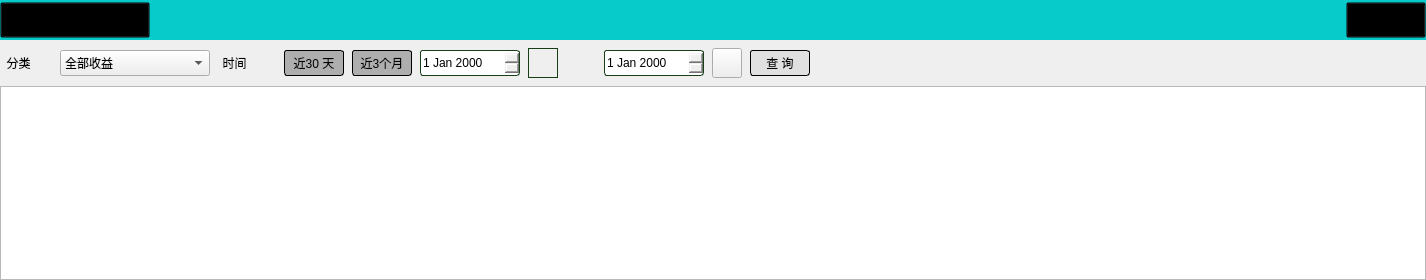
              <widget class="QWidget" name="widget_gainDetail" native="true">
               <property name="minimumSize">
                <size>
                 <width>0</width>
                 <height>280</height>
                </size>
               </property>
               <layout class="QVBoxLayout" name="verticalLayout_41">
                <property name="spacing">
                 <number>0</number>
                </property>
                <property name="leftMargin">
                 <number>0</number>
                </property>
                <property name="topMargin">
                 <number>0</number>
                </property>
                <property name="rightMargin">
                 <number>0</number>
                </property>
                <property name="bottomMargin">
                 <number>0</number>
                </property>
                <item>
                 <layout class="QVBoxLayout" name="verticalLayout_36">
                  <item>
                   <widget class="QWidget" name="widget_18" native="true">
                    <property name="minimumSize">
                     <size>
                      <width>0</width>
                      <height>40</height>
                     </size>
                    </property>
                    <property name="maximumSize">
                     <size>
                      <width>16777215</width>
                      <height>40</height>
                     </size>
                    </property>
                    <property name="styleSheet">
                     <string notr="true">#widget_18
{
background-color: rgb(7, 202, 202);
}</string>
                    </property>
                    <layout class="QHBoxLayout" name="horizontalLayout_25">
                     <property name="spacing">
                      <number>0</number>
                     </property>
                     <property name="leftMargin">
                      <number>0</number>
                     </property>
                     <property name="topMargin">
                      <number>0</number>
                     </property>
                     <property name="rightMargin">
                      <number>0</number>
                     </property>
                     <property name="bottomMargin">
                      <number>0</number>
                     </property>
                     <item>
                      <widget class="QPushButton" name="pushButton_gdetailtitle">
                       <property name="minimumSize">
                        <size>
                         <width>150</width>
                         <height>36</height>
                        </size>
                       </property>
                       <property name="maximumSize">
                        <size>
                         <width>16777215</width>
                         <height>36</height>
                        </size>
                       </property>
                       <property name="styleSheet">
                        <string notr="true">QPushButton
{
text-align: left;
padding-left: 6px;
font: 800 16px &quot;微软雅黑&quot;;
background-color: transparent;
}</string>
                       </property>
                       <property name="text">
                        <string>  提现明细</string>
                       </property>
                      </widget>
                     </item>
                     <item>
                      <spacer name="horizontalSpacer_22">
                       <property name="orientation">
                        <enum>Qt::Horizontal</enum>
                       </property>
                       <property name="sizeHint" stdset="0">
                        <size>
                         <width>998</width>
                         <height>20</height>
                        </size>
                       </property>
                      </spacer>
                     </item>
                     <item>
                      <widget class="QPushButton" name="pushButton_59">
                       <property name="minimumSize">
                        <size>
                         <width>80</width>
                         <height>36</height>
                        </size>
                       </property>
                       <property name="maximumSize">
                        <size>
                         <width>80</width>
                         <height>36</height>
                        </size>
                       </property>
                       <property name="styleSheet">
                        <string notr="true">QPushButton
{
text-align: left;
padding-left: 6px;
font: 400 12px &quot;微软雅黑&quot;;
background-color: transparent;
}
QPushButton:hover
{
color: #ff4536;
}</string>
                       </property>
                       <property name="text">
                        <string/>
                       </property>
                      </widget>
                     </item>
                    </layout>
                   </widget>
                  </item>
                  <item>
                   <layout class="QVBoxLayout" name="verticalLayout_35">
                    <item>
                     <widget class="QWidget" name="widget_19" native="true">
                      <property name="minimumSize">
                       <size>
                        <width>0</width>
                        <height>46</height>
                       </size>
                      </property>
                      <property name="maximumSize">
                       <size>
                        <width>16777215</width>
                        <height>46</height>
                       </size>
                      </property>
                      <layout class="QHBoxLayout" name="horizontalLayout_28">
                       <property name="leftMargin">
                        <number>0</number>
                       </property>
                       <property name="topMargin">
                        <number>0</number>
                       </property>
                       <property name="rightMargin">
                        <number>0</number>
                       </property>
                       <property name="bottomMargin">
                        <number>0</number>
                       </property>
                       <item>
                        <widget class="QWidget" name="widget_sortType" native="true">
                         <property name="minimumSize">
                          <size>
                           <width>0</width>
                           <height>40</height>
                          </size>
                         </property>
                         <property name="maximumSize">
                          <size>
                           <width>16777215</width>
                           <height>40</height>
                          </size>
                         </property>
                         <layout class="QHBoxLayout" name="horizontalLayout_26">
                          <property name="spacing">
                           <number>0</number>
                          </property>
                          <property name="leftMargin">
                           <number>0</number>
                          </property>
                          <property name="topMargin">
                           <number>0</number>
                          </property>
                          <property name="rightMargin">
                           <number>0</number>
                          </property>
                          <property name="bottomMargin">
                           <number>0</number>
                          </property>
                          <item>
                           <widget class="QLabel" name="label_gtype">
                            <property name="minimumSize">
                             <size>
                              <width>60</width>
                              <height>26</height>
                             </size>
                            </property>
                            <property name="maximumSize">
                             <size>
                              <width>60</width>
                              <height>26</height>
                             </size>
                            </property>
                            <property name="text">
                             <string>  分类</string>
                            </property>
                           </widget>
                          </item>
                          <item>
                           <widget class="QComboBox" name="comboBox_gains">
                            <property name="minimumSize">
                             <size>
                              <width>150</width>
                              <height>26</height>
                             </size>
                            </property>
                            <property name="maximumSize">
                             <size>
                              <width>150</width>
                              <height>26</height>
                             </size>
                            </property>
                            <item>
                             <property name="text">
                              <string>全部收益</string>
                             </property>
                            </item>
                            <item>
                             <property name="text">
                              <string>视频收益</string>
                             </property>
                            </item>
                            <item>
                             <property name="text">
                              <string>音乐收益</string>
                             </property>
                            </item>
                           </widget>
                          </item>
                         </layout>
                        </widget>
                       </item>
                       <item>
                        <widget class="QWidget" name="widget_typeselect" native="true">
                         <property name="minimumSize">
                          <size>
                           <width>0</width>
                           <height>40</height>
                          </size>
                         </property>
                         <property name="maximumSize">
                          <size>
                           <width>16777215</width>
                           <height>40</height>
                          </size>
                         </property>
                         <property name="styleSheet">
                          <string notr="true">QDateEdit
{
border: 1px solid rgb(22,63,23);
color: black;
border-radius: 3px;
}
 
QDateEdit:on 
{ /* shift the text when the popup opens */
padding-top: 3px;
padding-left: 4px;
}
 
QDateEdit::drop-down 
{
subcontrol-origin: padding;
subcontrol-position: top right;
width: 6px;
 
border-left-color: darkgray;
border-left-style: solid; /* just a single line */
border-top-right-radius: 3px; /* same radius as the QComboBox */
border-bottom-right-radius: 3px;
}
 
 
QDateEdit::down-arrow 
{
    /*image: url(:/YxStreamClient/Resources/comboxarrow.png);*/
}
 
QDateEdit::down-arrow:on 
{ /* shift the arrow when popup is open */
    top: 1px;
    left: 1px;
}
 
</string>
                         </property>
                         <layout class="QHBoxLayout" name="horizontalLayout_27">
                          <property name="spacing">
                           <number>8</number>
                          </property>
                          <property name="leftMargin">
                           <number>0</number>
                          </property>
                          <property name="topMargin">
                           <number>0</number>
                          </property>
                          <property name="rightMargin">
                           <number>0</number>
                          </property>
                          <property name="bottomMargin">
                           <number>0</number>
                          </property>
                          <item>
                           <widget class="QLabel" name="label_time">
                            <property name="minimumSize">
                             <size>
                              <width>60</width>
                              <height>26</height>
                             </size>
                            </property>
                            <property name="maximumSize">
                             <size>
                              <width>60</width>
                              <height>26</height>
                             </size>
                            </property>
                            <property name="text">
                             <string>  时间</string>
                            </property>
                           </widget>
                          </item>
                          <item>
                           <widget class="QPushButton" name="pushButton_mark1">
                            <property name="minimumSize">
                             <size>
                              <width>60</width>
                              <height>26</height>
                             </size>
                            </property>
                            <property name="maximumSize">
                             <size>
                              <width>60</width>
                              <height>26</height>
                             </size>
                            </property>
                            <property name="styleSheet">
                             <string notr="true">QPushButton
{
border: 1px solid black;
border-radius: 3px;
background-color: rgba(157, 157, 157,0.8);
}

QPushButton:checked
{
background-color: rgb(157, 157, 157);
}

QPushButton:hover
{
color: #07caca;
background-color: rgb(157, 157, 157);
}</string>
                            </property>
                            <property name="text">
                             <string>近30 天</string>
                            </property>
                           </widget>
                          </item>
                          <item>
                           <widget class="QPushButton" name="pushButton_mark2">
                            <property name="minimumSize">
                             <size>
                              <width>60</width>
                              <height>26</height>
                             </size>
                            </property>
                            <property name="maximumSize">
                             <size>
                              <width>60</width>
                              <height>26</height>
                             </size>
                            </property>
                            <property name="styleSheet">
                             <string notr="true">QPushButton
{
border: 1px solid black;
border-radius: 3px;
background-color: rgba(157, 157, 157,0.8);
}

QPushButton:checked
{
background-color: rgb(157, 157, 157);
}

QPushButton:hover
{
color: #07caca;
background-color: rgb(157, 157, 157);
}</string>
                            </property>
                            <property name="text">
                             <string>近3个月</string>
                            </property>
                           </widget>
                          </item>
                          <item>
                           <widget class="QDateEdit" name="dateEdit_start">
                            <property name="minimumSize">
                             <size>
                              <width>100</width>
                              <height>26</height>
                             </size>
                            </property>
                            <property name="maximumSize">
                             <size>
                              <width>100</width>
                              <height>26</height>
                             </size>
                            </property>
                            <property name="styleSheet">
                             <string notr="true"/>
                            </property>
                           </widget>
                          </item>
                          <item>
                           <widget class="QPushButton" name="pushButton_date1">
                            <property name="minimumSize">
                             <size>
                              <width>30</width>
                              <height>30</height>
                             </size>
                            </property>
                            <property name="maximumSize">
                             <size>
                              <width>30</width>
                              <height>30</height>
                             </size>
                            </property>
                            <property name="styleSheet">
                             <string notr="true">#pushButton_date1
{
border: 1px solid rgb(22,63,23);
padding: 1px;
border-image: url(:/images/creator/caledar_normal.png);
}

#pushButton_date1:hover
{
border-image: url(:/images/creator/caledar_hover.png);
}</string>
                            </property>
                            <property name="text">
                             <string/>
                            </property>
                           </widget>
                          </item>
                          <item>
                           <widget class="QLabel" name="label_to">
                            <property name="minimumSize">
                             <size>
                              <width>30</width>
                              <height>26</height>
                             </size>
                            </property>
                            <property name="maximumSize">
                             <size>
                              <width>30</width>
                              <height>26</height>
                             </size>
                            </property>
                            <property name="styleSheet">
                             <string notr="true">#label_to
{
border-image: url(:/images/creator/label_tto.png);
}</string>
                            </property>
                            <property name="text">
                             <string/>
                            </property>
                           </widget>
                          </item>
                          <item>
                           <widget class="QDateEdit" name="dateEdit_end">
                            <property name="minimumSize">
                             <size>
                              <width>100</width>
                              <height>26</height>
                             </size>
                            </property>
                            <property name="maximumSize">
                             <size>
                              <width>100</width>
                              <height>26</height>
                             </size>
                            </property>
                            <property name="styleSheet">
                             <string notr="true"/>
                            </property>
                           </widget>
                          </item>
                          <item>
                           <widget class="QPushButton" name="pushButton_date2">
                            <property name="minimumSize">
                             <size>
                              <width>30</width>
                              <height>30</height>
                             </size>
                            </property>
                            <property name="maximumSize">
                             <size>
                              <width>30</width>
                              <height>30</height>
                             </size>
                            </property>
                            <property name="styleSheet">
                             <string notr="true">#pushButton_date2
{
border-image: url(:/images/creator/caledar_normal.png);
}

#pushButton_date2:hover
{
border-image: url(:/images/creator/caledar_hover.png);
}</string>
                            </property>
                            <property name="text">
                             <string/>
                            </property>
                           </widget>
                          </item>
                          <item>
                           <widget class="QPushButton" name="pushButton_52">
                            <property name="minimumSize">
                             <size>
                              <width>60</width>
                              <height>26</height>
                             </size>
                            </property>
                            <property name="maximumSize">
                             <size>
                              <width>60</width>
                              <height>26</height>
                             </size>
                            </property>
                            <property name="styleSheet">
                             <string notr="true">QPushButton
{
border: 1px solid black;
border-radius: 3px;
background-color: rgba(214, 214, 214,0.6);
}

QPushButton:checked
{
background-color: rgb(157, 157, 157);
}

QPushButton:hover
{
color: rgb(255, 81, 58);
background-color: rgba(157, 157, 157,0.8);
}</string>
                            </property>
                            <property name="text">
                             <string>查 询</string>
                            </property>
                           </widget>
                          </item>
                         </layout>
                        </widget>
                       </item>
                       <item>
                        <spacer name="horizontalSpacer_23">
                         <property name="orientation">
                          <enum>Qt::Horizontal</enum>
                         </property>
                         <property name="sizeHint" stdset="0">
                          <size>
                           <width>616</width>
                           <height>20</height>
                          </size>
                         </property>
                        </spacer>
                       </item>
                      </layout>
                     </widget>
                    </item>
                    <item>
                     <widget class="QTableWidget" name="tableWidget_records"/>
                    </item>
                   </layout>
                  </item>
                 </layout>
                </item>
               </layout>
              </widget>
